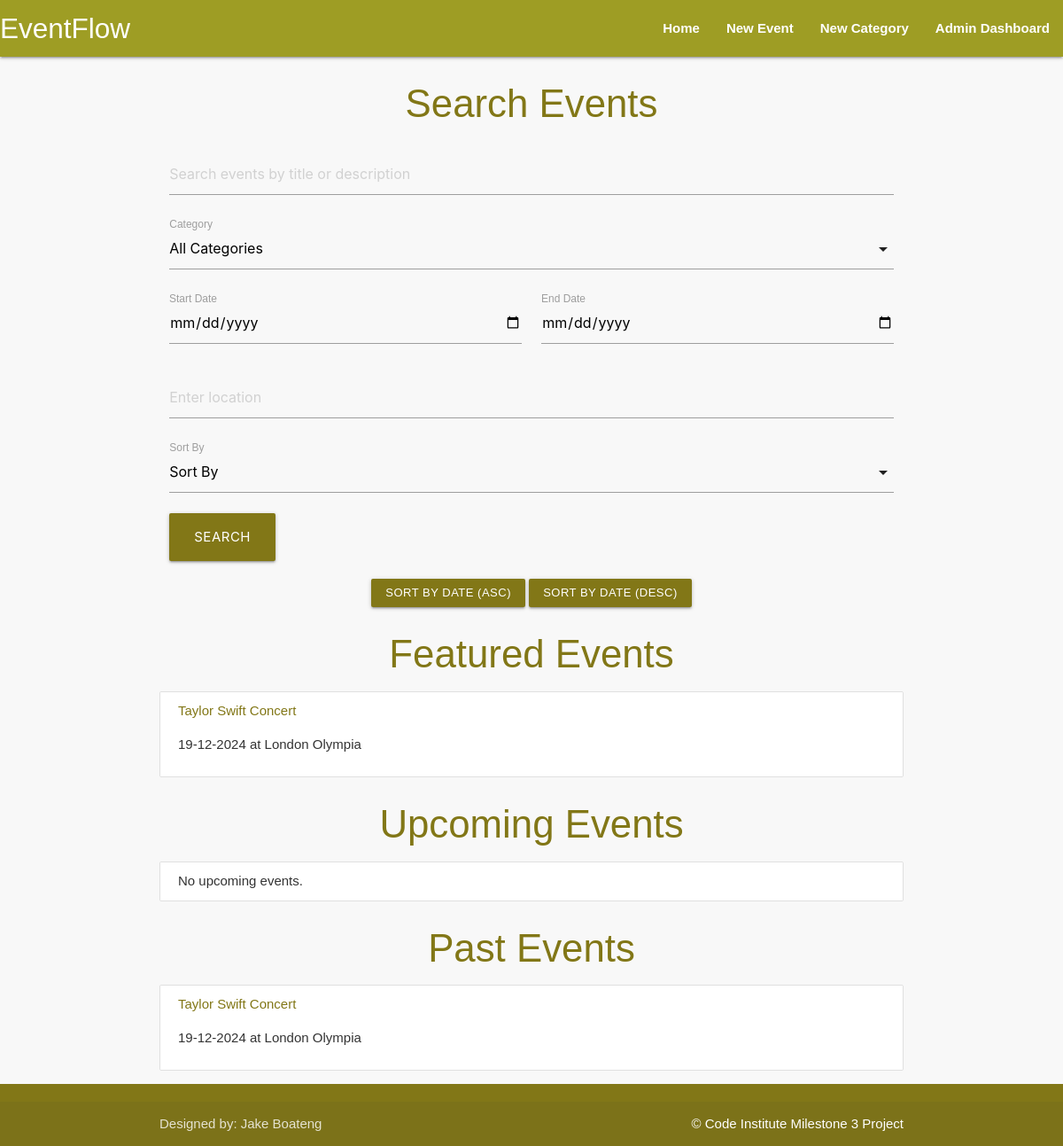
Before: / with the older database file.
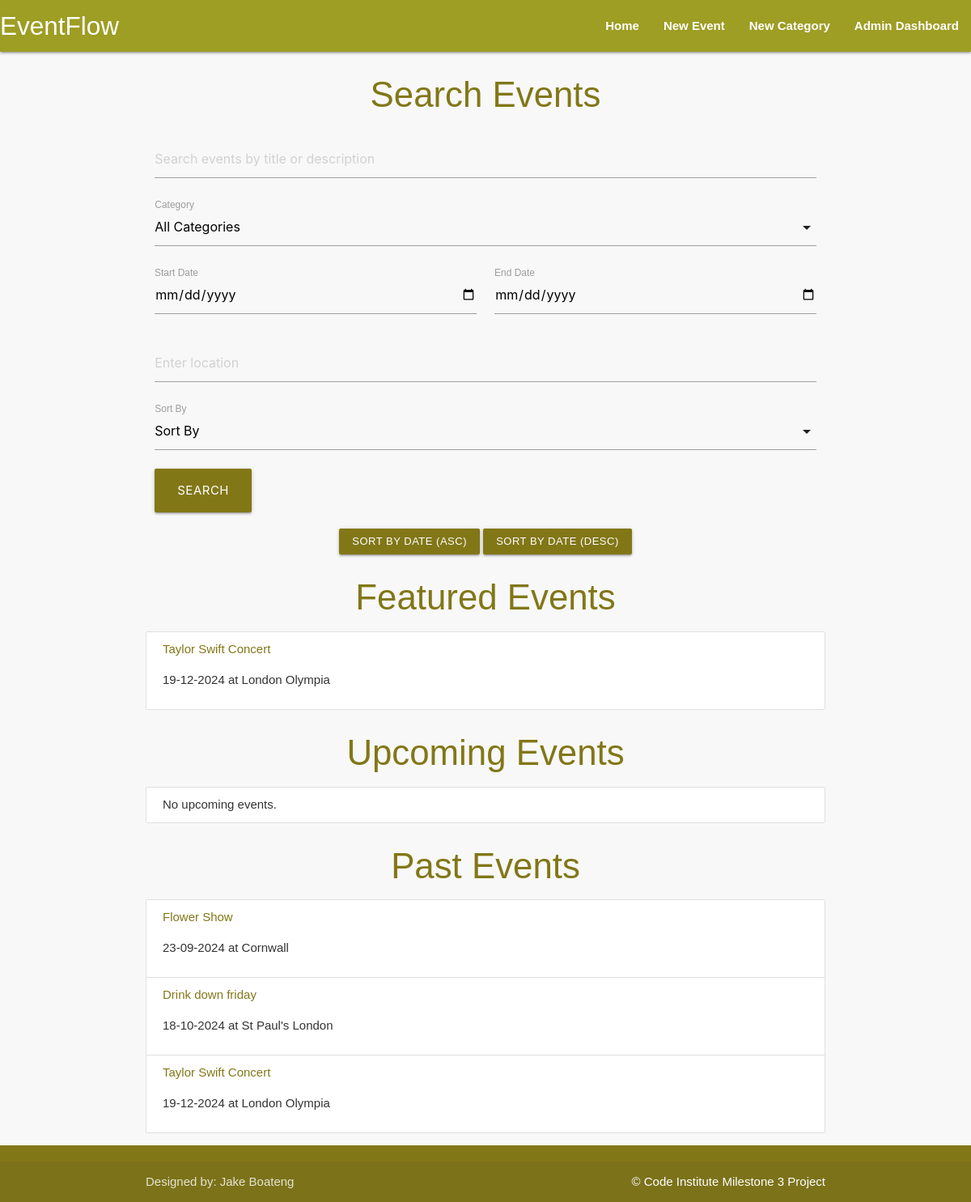
After: the same page with the newer database file.
### eventflow/models.py (models this page shows, shortened)
class Event(db.Model):
    id = db.Column(db.Integer, primary_key=True)
    title = db.Column(db.String(100), unique=True, nullable=False)
    description = db.Column(db.Text, nullable=False)
    date = db.Column(db.DateTime, nullable=False)
    time = db.Column(db.String(8), nullable=False)
    location = db.Column(db.String(200), nullable=False)
    created_at = db.Column(db.DateTime, default=db.func.now(), nullable=False)
    featured = db.Column(db.Boolean, default=False)
    category_id = db.Column(db.Integer, db.ForeignKey('category.id'), nullable=True)
    image_file = db.Column(db.String(120), nullable=True)
    rsvps = db.relationship('RSVP', backref='event')  # This backref should stay

### eventflow/routes.py (the view)
@app.route("/")
def home():
    sort_by = request.args.get("sort_by", "date")
    order = request.args.get("order", "asc")
    now = datetime.now()
    featured_events = Event.query.filter_by(featured=True).order_by(Event.date.asc()).all()
    if sort_by == "date":
        if order == "asc":
            upcoming_events = Event.query.filter(Event.date >= now).order_by(Event.date.asc()).all()
            past_events = Event.query.filter(Event.date < now).order_by(Event.date.asc()).all()
        else:
            upcoming_events = Event.query.filter(Event.date >= now).order_by(Event.date.desc()).all()
            past_events = Event.query.filter(Event.date < now).order_by(Event.date.desc()).all()
    return render_template("events.html", upcoming_events=upcoming_events, past_events=past_events, featured_events=featured_events, user=current_user)

### eventflow/__init__.py (called while the page is built)
@app.template_filter('dateformat')
def dateformat(value, format='%d-%m-%Y'):
    if value is None:
        return ""
    if isinstance(value, str):
        try:
            value = datetime.strptime(value, "%Y-%m-%d %H:%M:%S")
        except ValueError:
            return value
    return value.strftime(format)

### eventflow/templates/events.html (shortened to what this page needs)
{% extends "base.html" %}
{% block content %}
    <h3 class="center-align lime-text text-darken-4">Search Events</h3>
    <form method="POST" action="{{ url_for('search') }}" class="row">
        <div class="input-field col s12">
            <input type="text" name="search_term" placeholder="Search events by title or description" value="{{ search_term or '' }}"/>
        </div>
        <div class="input-field col s12">
            <label>Category</label>
        </div>
        <div class="input-field col s6">
            <input type="date" name="start_date" value="{{ start_date or '' }}">
            <label>Start Date</label>
        </div>
        <div class="input-field col s6">
            <input type="date" name="end_date" value="{{ end_date or '' }}">
            <label>End Date</label>
        </div>
        <div class="input-field col s12">
            <input type="text" name="location" placeholder="Enter location" value="{{ location or '' }}">
        </div>
        <div class="input-field col s12">
            <label>Sort By</label>
        </div>
        <div class="col s12">
            <button type="submit" class="btn-large lime darken-4">Search</button>
        </div>
    </form>
    <div class="row center-align">
        <a href="{{ url_for('home', sort_by='date', order='asc') }}" class="btn-small lime darken-4">Sort by Date (Asc)</a>
        <a href="{{ url_for('home', sort_by='date', order='desc') }}" class="btn-small lime darken-4">Sort by Date (Desc)</a>
    </div>
    <h3 class="center-align lime-text text-darken-4">Featured Events</h3>
    <ul class="collection">
        {% if featured_events %}
            {% for event in featured_events %}
                <li class="collection-item">
                    <a href="{{ url_for('event_detail', event_id=event.id) }}" class="lime-text text-darken-4">{{ event.title }}</a>
                    <p>{{ event.date|dateformat }} at {{ event.location }}</p>
                </li>
            {% endfor %}
        {% else %}
            <li class="collection-item">No featured events.</li>
        {% endif %}
    </ul>
    <h3 class="center-align lime-text text-darken-4">Upcoming Events</h3>
    <ul class="collection">
        {% if upcoming_events %}
            {% for event in upcoming_events %}
                <li class="collection-item">
                    <a href="{{ url_for('event_detail', event_id=event.id) }}" class="lime-text text-darken-4">{{ event.title }}</a>
                    <p>{{ event.date|dateformat }} at {{ event.location }}</p>
                    <div class="right-align">
                        <a href="{{ url_for('edit_event', event_id=event.id) }}" class="btn-small lime darken-4">Edit</a>
                        <a href="{{ url_for('delete_event', event_id=event.id) }}" class="btn-small red darken-4" onclick="return confirm('Are you sure you want to delete this event?');">Delete</a>
                    </div>
                </li>
            {% endfor %}
        {% else %}
            <li class="collection-item">No upcoming events.</li>
        {% endif %}
    </ul>
    <h3 class="center-align lime-text text-darken-4">Past Events</h3>
    <ul class="collection">
        {% if past_events %}
            {% for event in past_events %}
                <li class="collection-item">
                    <a href="{{ url_for('event_detail', event_id=event.id) }}" class="lime-text text-darken-4">{{ event.title }}</a>
                    <p>{{ event.date|dateformat }} at {{ event.location }}</p>
                </li>
            {% endfor %}
        {% else %}
            <li class="collection-item">No past events.</li>
        {% endif %}
    </ul>
{% endblock %}

Changed rows visible on the page:
added Event: title "Flower Show", date "23-09-2024", location "Cornwall", shown under "Past Events"
added Event: title "Drink down friday", date "18-10-2024", location "St Paul's London", shown under "Past Events"
